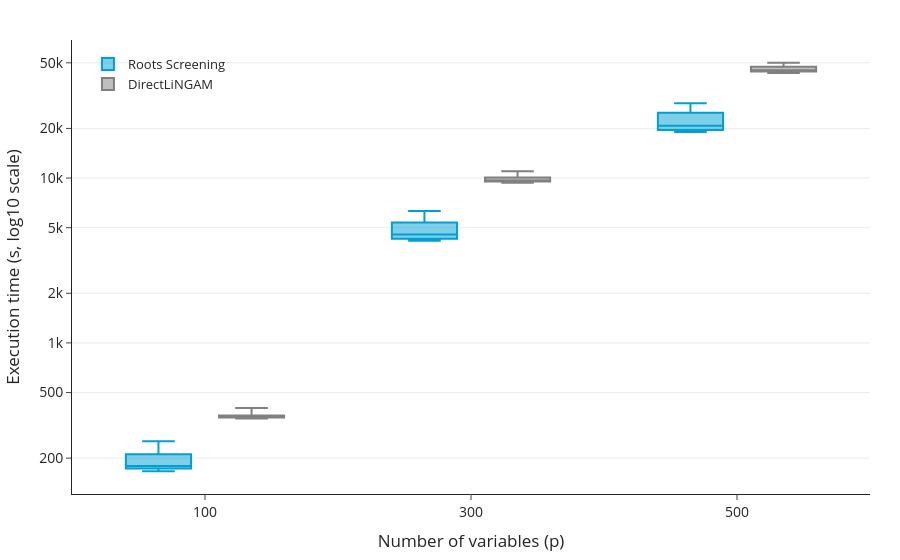

Notebook source saved alongside this figure:
### Code cell
plot_runtime_main_figure_plotly(df = df, n_fixed=2000, p_values=[100,300,500], debug_points=False)

### Figure 1 — Plotly figure (JSON) as saved in the notebook; plotly's stock layout.template omitted (floating-point values rounded to 4 significant figures; data arrays with more than 128 entries replaced by an {"elided": "..."} marker saying what was removed)
{"data": [{"alignmentgroup": "True", "boxpoints": false, "hovertemplate": "=Roots Screening<br>Number of variables (p)=%{x}<br>Execution time (s, log10 scale)=%{y}<extra></extra>", "legendgroup": "Roots Screening", "marker": {"color": "#009fd4"}, "name": "Roots Screening", "notched": false, "offsetgroup": "Roots Screening", "orientation": "v", "showlegend": true, "type": "box", "x": {"elided": "180 int values"}, "x0": " ", "xaxis": "x", "y": {"elided": "180 float values"}, "y0": " ", "yaxis": "y"}, {"alignmentgroup": "True", "boxpoints": false, "hovertemplate": "=DirectLiNGAM<br>Number of variables (p)=%{x}<br>Execution time (s, log10 scale)=%{y}<extra></extra>", "legendgroup": "DirectLiNGAM", "marker": {"color": "#808080"}, "name": "DirectLiNGAM", "notched": false, "offsetgroup": "DirectLiNGAM", "orientation": "v", "showlegend": true, "type": "box", "x": {"elided": "180 int values"}, "x0": " ", "xaxis": "x", "y": {"elided": "180 float values"}, "y0": " ", "yaxis": "y"}], "layout": {"boxmode": "group", "font": {"size": 14}, "legend": {"bgcolor": "rgba(255,255,255,0.0)", "borderwidth": 0, "font": {"size": 13}, "itemsizing": "constant", "title": {"text": ""}, "tracegroupgap": 0, "x": 0.02, "xanchor": "left", "y": 0.98, "yanchor": "top"}, "margin": {"b": 60, "l": 70, "r": 30, "t": 40}, "title": {"x": 0.5}, "xaxis": {"anchor": "y", "domain": [0, 1], "title": {"text": "Number of variables (p)"}}, "yaxis": {"anchor": "x", "domain": [0, 1], "gridcolor": "rgba(0,0,0,0.08)", "showgrid": true, "tickmode": "array", "ticktext": ["100", "200", "500", "1k", "2k", "5k", "10k", "20k", "50k", "100k"], "tickvals": [100, 200, 500, 1000, 2000, 5000, 10000, 20000, 50000, 100000], "title": {"text": "Execution time (s, log10 scale)"}, "type": "log"}}}
